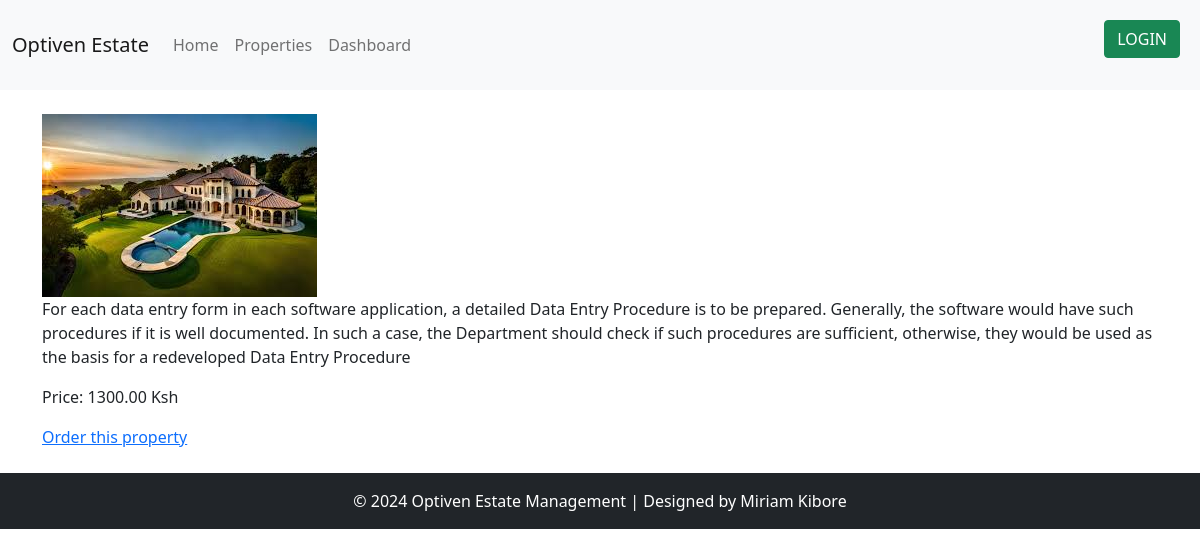
Screenshot of /properties/5/ with the database file from the repository.
### estates/models.py (models this page shows, shortened)
class Property(models.Model):
    title = models.CharField(max_length=200)
    description = models.TextField()
    price = models.DecimalField(max_digits=10, decimal_places=2)
    location = models.CharField(max_length=200)
    image = models.ImageField(upload_to='properties/')

### estates/views.py (the view)
# urls.py: path('properties/<int:pk>/', views.property_detail, name='property_detail'),
def property_detail(request, pk):
    selected_property = get_object_or_404(Property, pk=pk)
    return render(request, 'estates/property_detail.html', {'property': selected_property})

### estates/templates/estates/property_detail.html (shortened to what this page needs)
{% extends 'estates/base.html' %}
{% block content %}
    <img src="{{ property.image.url }}" alt="{{ property.name }}">
    <p>{{ property.description }}</p>
    <p>Price: {{ property.price }} Ksh</p>
    <a href="{% url 'order_property' property.pk %}">Order this property</a>
{% endblock %}

### rows the page displays
Property: image (picture), description "For each data entry form in each software application, a detailed Data Entry Procedure is to be prepared. Generally, the software would have such procedures if it is well documented. In such a case, the Department should check if such procedures are sufficient, otherwise, they would be used as the basis for a redeveloped Data Entry Procedure", price "1300.00"
